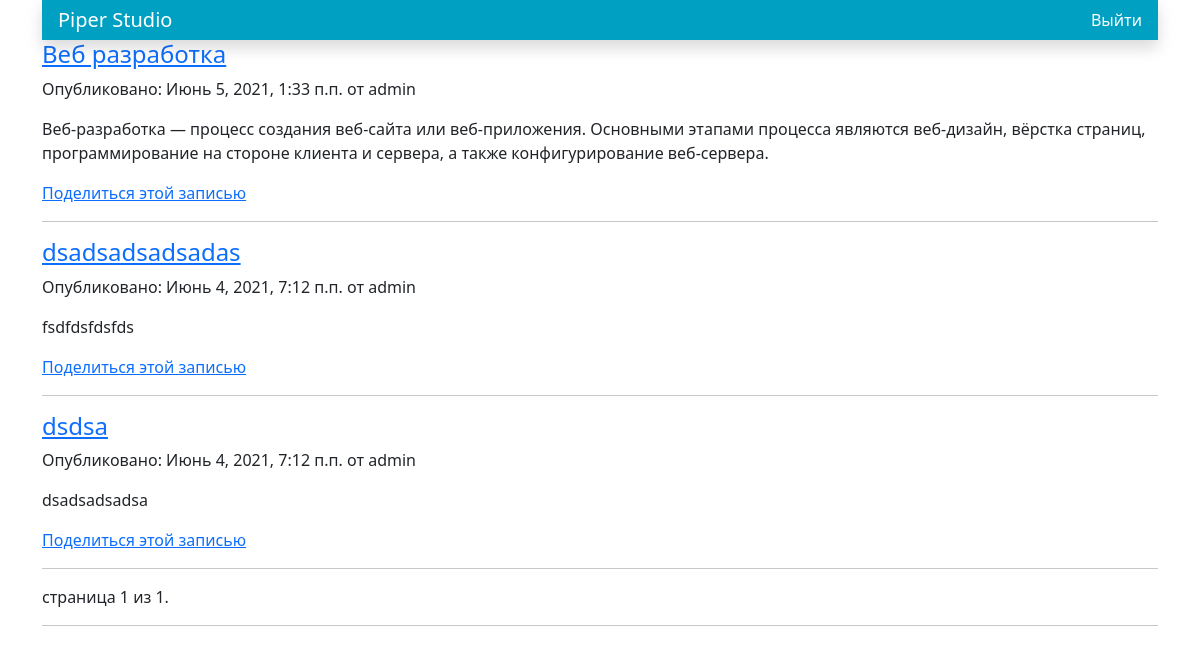
Screenshot of /blog/ with the database file from the repository.
### blog/models.py (models this page shows, shortened)
class Post(models.Model):
    objects = models.Manager()  # Менеджер по умолчанию
    published = PublishedManager()  # Мой менеджер
    STATUS_CHOICES = (
        ("draft", "Draft"),
        ("published", "Published"),
    )
    title = models.CharField(max_length=255, verbose_name="Название поста")
    slug = models.SlugField(max_length=255, unique_for_date="publish")
    author = models.ForeignKey(User, on_delete=models.CASCADE, related_name="blog_posts")
    body = models.TextField(verbose_name="Текст поста")
    publish = models.DateTimeField(default=timezone.now)
    created = models.DateTimeField(auto_now_add=True)
    updated = models.DateTimeField(auto_now=True)
    status = models.CharField(max_length=10, choices=STATUS_CHOICES, default="draft")
    def get_absolute_url(self):
        return reverse("blog:post_detail", args=[self.publish.year, self.publish.month,
                                                 self.publish.day, self.slug])
    class Meta:
        ordering = ("-publish",)

### blog/views.py (the view)
# urls.py: path("", views.post_list, name="post_list"),
def post_list(request):
    object_list = Post.objects.all()
    paginator = Paginator(object_list, 3)
    page = request.GET.get("page")
    try:
        posts = paginator.page(page)
    except PageNotAnInteger:
        posts = paginator.page(1)
    return render(request, "blog/post/list.html", {"posts": posts})

### blog/templates/blog/post/list.html (shortened to what this page needs)
{% extends "blog/base.html" %}
{% block content %}
    {% for post in posts %}
        <h4>
            <a href="{{ post.get_absolute_url }}">{{ post.title }}</a>
        </h4>
        <p>Опубликовано: {{ post.publish }} от {{ post.author }}</p>
        <p>{{ post.body|truncatewords:30|linebreaks }}</p>
        <p>
            <a href="{% url "blog:post_share" post.id %}">Поделиться этой записью</a>
        </p>
        <hr>
    {% endfor %}
    {% include "pagination.html" with page=posts %}
    <hr>
{% endblock %}

### blog/templates/blog/base.html (shortened to what this page needs)
{% load static %}
<!doctype html>
<html lang="ru">
<head>
    <link href="https://cdn.jsdelivr.net/npm/bootstrap@5.0.1/dist/css/bootstrap.min.css" rel="stylesheet"
>
    <link rel="stylesheet" href="{% static 'css/blog.css' %}">
</head>
<body>
<div class="container">
    <header class="navbar navbar-dark sticky-top flex-md-nowrap p-0 shadow" style="background: #00A0C2;">
        <a class="navbar-brand col-md-3 col-lg-2 me-0 px-3" href="">Piper Studio</a>
        <ul class="navbar-nav px-3">
            <li class="nav-item text-nowrap">
                <a class="nav-link text-white" href="{% url "blog:exit" %}">Выйти</a>
            </li>
        </ul>
    </header>
    {% block content %}{% endblock %}
</div>
</body>
</html>

### blog/templates/pagination.html (shortened to what this page needs)
<div class="pagination">
<span class="step-links">
    <span class="current">
страница {{ page.number }} из {{ page.paginator.num_pages }}.
</span>
</span>
</div>

### rows the page displays
Post: title "Веб разработка", publish "Июнь 5, 2021, 1:33 п.п.", author "admin", body "Веб-разработка — процесс создания веб-сайта или веб-приложения. Основными этапами процесса являются веб-дизайн, вёрстка страниц, программирование на стороне клиента и сервера, а также конфигурирование веб-сервера."
Post: title "dsadsadsadsadas", publish "Июнь 4, 2021, 7:12 п.п.", author "admin", body "fsdfdsfdsfds"
Post: title "dsdsa", publish "Июнь 4, 2021, 7:12 п.п.", author "admin", body "dsadsadsadsa"

### other values shown
{{ page.number }} "1"
{{ page.paginator.num_pages }} "1"
